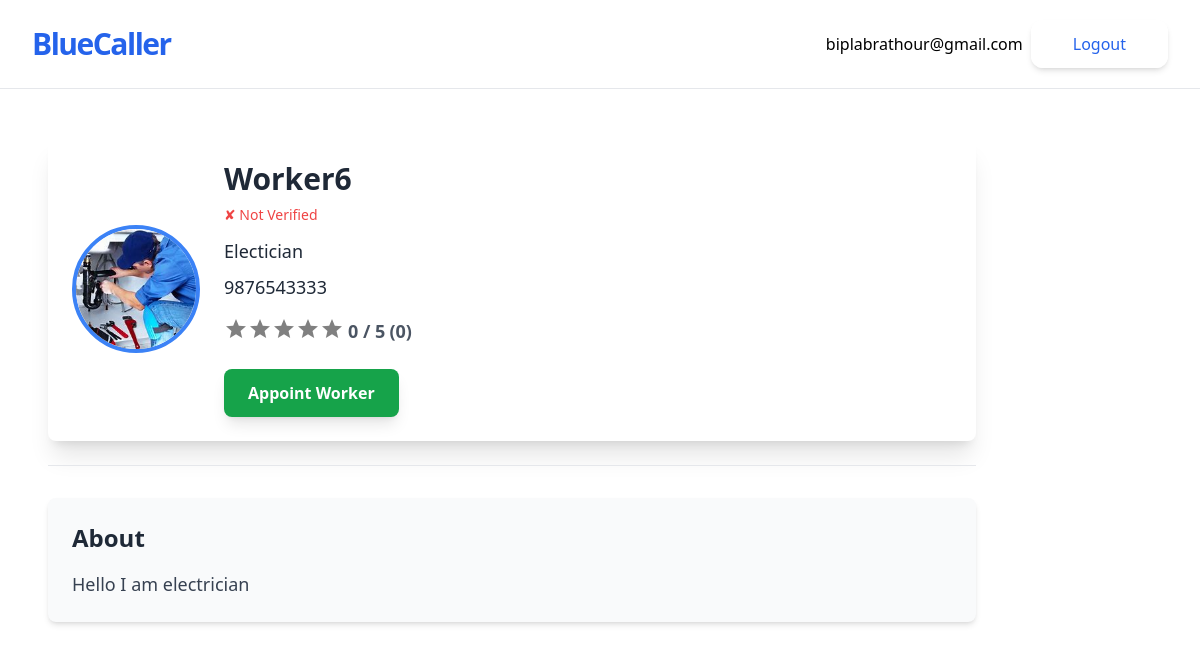
/worker/13/ (signed in), run on an earlier commit of the app's database.
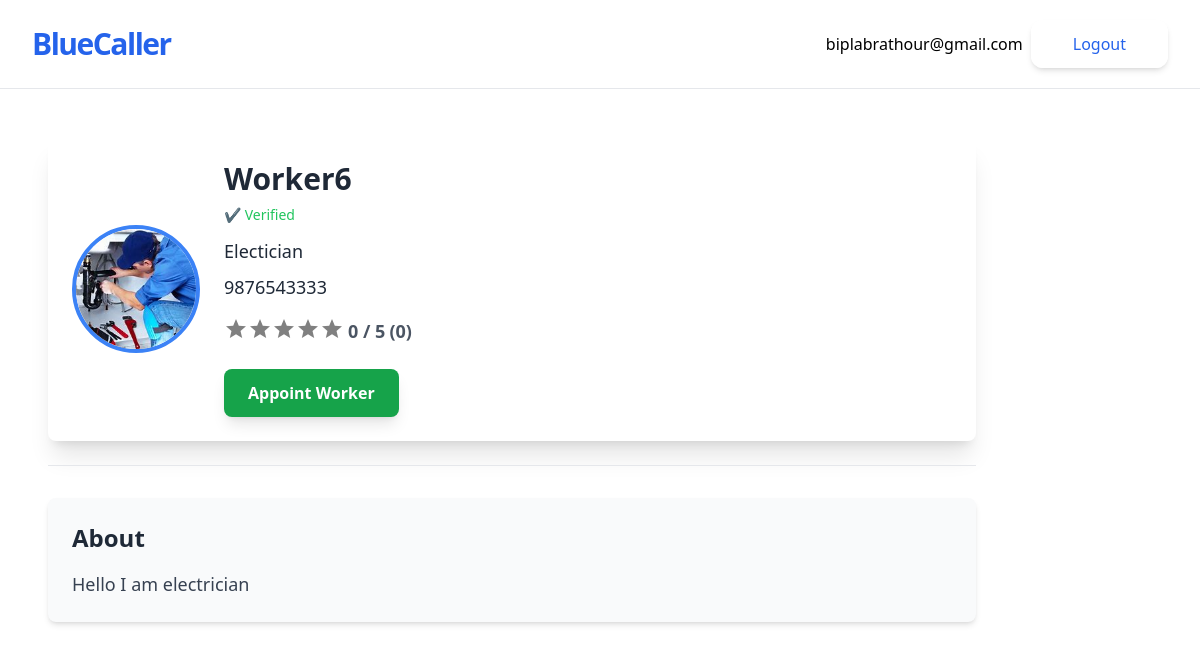
And on a later commit of the database.
### jobs/views.py (the view)
# urls.py: path('worker/<int:pk>/',WorkerDetailView.as_view(), name='worker-detail'),
class WorkerDetailView(LoginRequiredMixin, DetailView):
    model = Worker
    template_name = 'jobs/worker_detail.html'  # Specify your template file
    def get_queryset(self):
        return Worker.objects.all()
    def get_object(self, queryset=None):
        worker = super().get_object(queryset)
        if self.request.user != worker.owner and not hasattr(self.request.user, 'customer'):
            raise PermissionDenied("You do not have permission to view this worker's details.")
        return worker
    def get_context_data(self, **kwargs):
        context = super().get_context_data(**kwargs)
        worker = self.get_object()
        average_rating = WorkerRating.objects.filter(appointment__worker=worker).aggregate(Avg('average_rating'))['average_rating__avg']
        context['average_rating'] = round(average_rating, 1) if average_rating else 0  # Default to 0 if no ratings exist
        total_ratings = WorkerRating.objects.filter(appointment__worker=worker).count()
        context['total_ratings'] = total_ratings
        full_stars = int(context['average_rating'])
        half_star = 1 if context['average_rating'] % 1 >= 0.5 else 0
        empty_stars = 5 - (full_stars + half_star)
        context['full_stars'] = [1] * full_stars  # List of full stars
        context['half_star'] = [1] * half_star  # List for half star (1 or 0)
        context['empty_stars'] = [1] * empty_stars  # List of empty stars
        return context

### jobs/templates/jobs/worker_detail.html (shortened to what this page needs)
{% extends 'jobs/_base.html' %}
{% block content %}
    <div class="bg-white p-6 rounded-lg shadow-xl">
        <div class="flex items-center space-x-6">
            <div>
                {% if worker.profile_pic %}
                    <img class="w-32 h-32 object-cover rounded-full border-4 border-blue-500" src="{{ worker.profile_pic.url }}" alt="Profile pic">
                {% endif %}
            </div>
            <div>
                <h1 class="text-3xl font-semibold text-gray-800">{{ object.name }}</h1>
                <div class="flex items-center space-x-2 text-sm text-gray-600 mt-2">
                    {% if worker.verified %}
                        <span class="text-green-500">&#10004; Verified</span>
                    {% else %}
                        <span class="text-red-500">&#10008; Not Verified</span>
                    {% endif %}
                </div>
                <p class="text-lg text-gray-800 mt-3">{{ object.tagline }}</p>
                <p class="text-lg text-gray-800 mt-2">{{ object.phone_number }}</p>
                <div class="mt-4 flex items-center justify-center">
                    <div class="flex space-x-1">
                        <div class="rating flex justify-center">
                            <div class="stars flex">
                                {% for star in empty_stars %}
                                    <svg xmlns="http://www.w3.org/2000/svg" viewBox="0 0 24 24" width="24" height="24" fill="gray">
                                        <path d="M12 17.27L18.18 21l-1.64-7.03L22 9.24l-7.19-.61L12 2 9.19 8.63 2 9.24l5.46 4.73L5.82 21z"/>
                                    </svg>
                                {% endfor %}
                            </div>
                        </div>
                        <p class="text-gray-600 text-lg font-bold">{{ average_rating }} / 5</p>
                        <p class="text-gray-600 text-lg font-semibold">({{ total_ratings }})</p>
                    </div>
                </div>
                <form action="{% url 'appoint-worker' worker.id %}" method="post" class="mt-6">
                    <button type="submit" class="px-6 py-3 bg-green-600 text-white font-semibold rounded-lg shadow-lg hover:bg-green-700 transform hover:scale-105 transition duration-300 ease-in-out">
                        Appoint Worker
                    </button>
                </form>
            </div>
        </div>
    </div>
    <hr class="my-6">
    <div class="bg-gray-50 p-6 rounded-lg shadow-md mt-8">
        <h2 class="text-2xl font-semibold text-gray-800 mb-4">About</h2>
        <div class="prose text-lg text-gray-700">
            {{ object.bio }}
        </div>
    </div>
{% endblock content %}

What changed in the data, as far as the page shows it:
changed Worker "Worker6": verified False → True (drawn)
Also different on the page:
text no longer shown: "✘ Not Verified"
text now shown: "✔ Verified"
